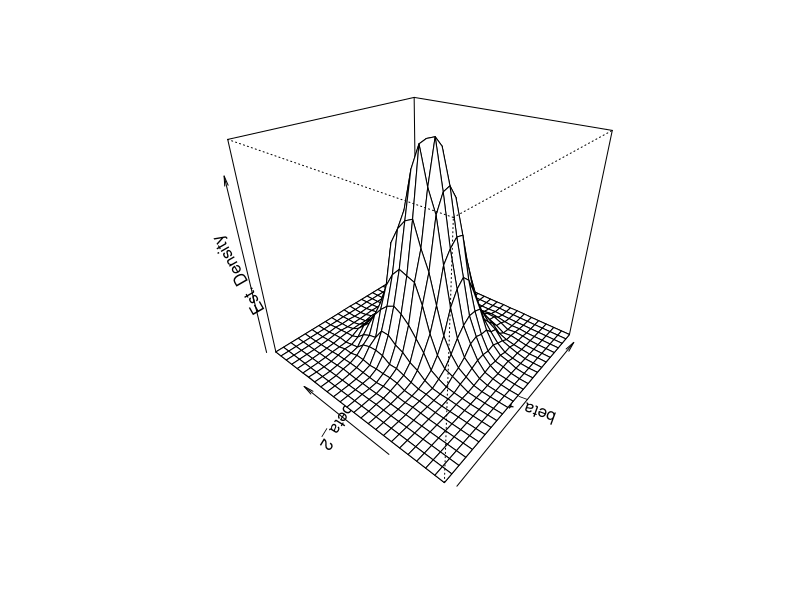

R code for this plot:
#### OVB #### 
library(AER)
data(CASchools)

CASchools$STR <- CASchools$students/CASchools$teachers 
CASchools$score <- (CASchools$read + CASchools$math)/2

cor(CASchools$STR, CASchools$score)
cor(CASchools$STR, CASchools$english)

# estimate both regression models
mod <- lm(score ~ STR, data = CASchools)
mult.mod <- lm(score ~ STR + english, data = CASchools)

mod$coefficients
mult.mod$coefficients
####----------------------------------------------------------------------------------

#### Measures of Fit in Multiple Regression #### 
summary(mult.mod)

# calculate R2 by hand 
# define the components
n <- nrow(CASchools)    # number of observations (rows)
k<-2         # number of regressors
y_mean <- mean(CASchools$score)   # mean of avg. test-scores
SSR <- sum(residuals(mult.mod)^2)
TSS <- sum((CASchools$score - y_mean )^2) 
ESS <- sum((fitted(mult.mod) - y_mean)^2)

# compute the measures
SER <- sqrt(1/(n-k-1) * SSR)    # standard error of the regression
Rsq <- 1 - (SSR / TSS)    # R^2
adj_Rsq <- 1 - (n-1)/(n-k-1) * SSR/TSS   # adj. R^2

# print the measures to the console
c("SER" = SER, "R2" = Rsq, "Adj.R2" = adj_Rsq)
####----------------------------------------------------------------------------------

#### OLS Assumptions in Multiple Regression #### 
# define the fraction of English learners
CASchools$FracEL <- CASchools$english / 100     # estimate the model
mult.mod <- lm(score ~ STR + english + FracEL, data = CASchools)

# obtain a summary of the model
summary(mult.mod)

# if STR smaller 12, NS = 0, else NS = 1
CASchools$NS <- ifelse(CASchools$STR < 12, 0, 1)    # estimate the model
mult.mod <- lm(score ~ computer + english + NS, data = CASchools)

# obtain a model summary
summary(mult.mod)

table(CASchools$NS)

# set seed for reproducibility
set.seed(1)

# generate artificial data on location
CASchools$direction <- sample(c("West", "North", "South", "East"), 420, replace = T)
mult.mod <- lm(score ~ STR + english + direction, data = CASchools)

# obtain a model summary
summary(mult.mod)

# Percentage of english speakers
CASchools$PctES <- 100 - CASchools$english     # estimate the model
mult.mod <- lm(score ~ STR + english + PctES, data = CASchools)

# obtain a model summary
summary(mult.mod)

# load packages
library(MASS) 
library(mvtnorm)

# set number of observations
n <- 50

# initialize vectors of coefficients
coefs1 <- cbind("hat_beta_1" = numeric(10000), "hat_beta_2" = numeric(10000)) 
coefs2 <- coefs1

set.seed(1)

# loop sampling and estimation
for (i in 1:10000) {
  X <- rmvnorm(n, c(50, 100), sigma = cbind(c(10, 2.5), c(2.5, 10)))   # for cov(X_1,X_2) = 0.25
  u <- rnorm(n, sd = 5)     
  Y <- 5 + 2.5 * X[, 1] + 3 * X[, 2] + u
  coefs1[i, ] <- lm(Y ~ X[, 1] + X[, 2])$coefficients[-1]
  X <- rmvnorm(n, c(50, 100), sigma = cbind(c(10, 8.5), c(8.5, 10)))     # for cov(X_1,X_2) = 0.85
  Y <- 5 + 2.5 * X[, 1] + 3 * X[, 2] + u      
  coefs2[i, ] <- lm(Y ~ X[, 1] + X[, 2])$coefficients[-1]
}

# obtain variance estimates
diag(var(coefs1))

diag(var(coefs2))
####----------------------------------------------------------------------------------

#### Distribution of the OLS Estimators in Multiple Regression #### 
# load packages
library(MASS) 
library(mvtnorm)

# set sample size
n <- 50

# initialize vector of coefficients
coefs <- cbind("hat_beta_1" = numeric(10000), "hat_beta_2" = numeric(10000))   # set seed for reproducibility
set.seed(1)

# loop sampling and estimation
for (i in 1:10000) {
  X <- rmvnorm(n, c(50, 100), sigma = cbind(c(10, 2.5), c(2.5, 10))) 
  u <- rnorm(n, sd = 5)
  Y <- 5 + 2.5 * X[, 1] + 3 * X[, 2] + u
  coefs[i,] <- lm(Y ~ X[, 1] + X[, 2])$coefficients[-1]
}

# compute density estimate
kde <- kde2d(coefs[, 1], coefs[, 2])

# plot density estimate
persp(kde,
      theta = 310,
      phi = 30,
      xlab = "beta_1",
      ylab = "beta_2",
      zlab = "Est. Density")

# estimate the correlation between estimators
cor(coefs[, 1], coefs[, 2]) 
####----------------------------------------------------------------------------------
